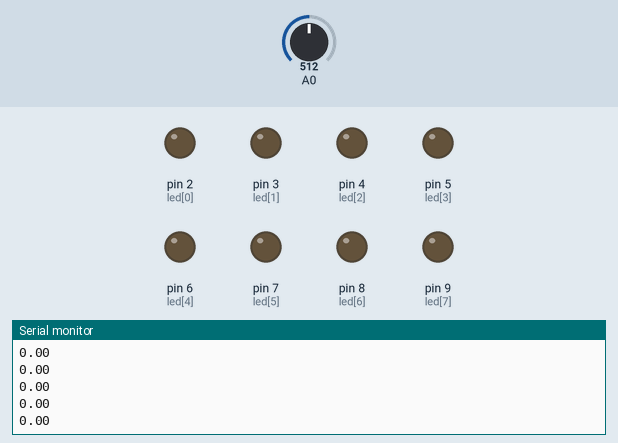
This sketch was run on a simulated Arduino Uno, built with avr-gcc and run on an emulated ATmega328P. Parts: output pins drawn as LEDs (lit = HIGH), the last lines printed to the serial monitor. The test bench sets the inputs (shaded band); at power-on: A0 = 512.

Above: at 1.2 s.
1.3 s: A0 set to 577
At 1.32 s:
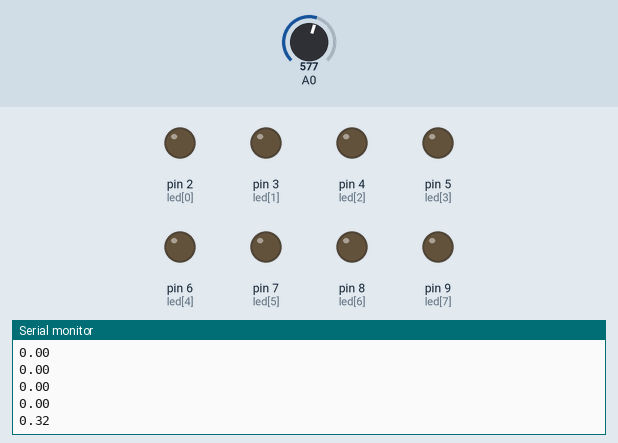
2.8 s: A0 set to 601
At 2.82 s:
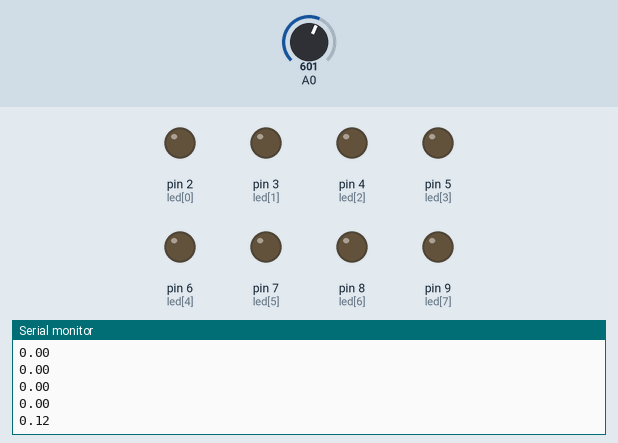
4.3 s: A0 set to 534
At 4.32 s:
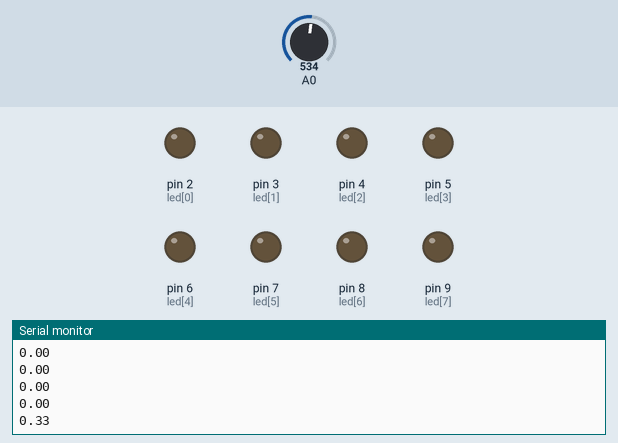
5.8 s: A0 set to 501
At 5.82 s:
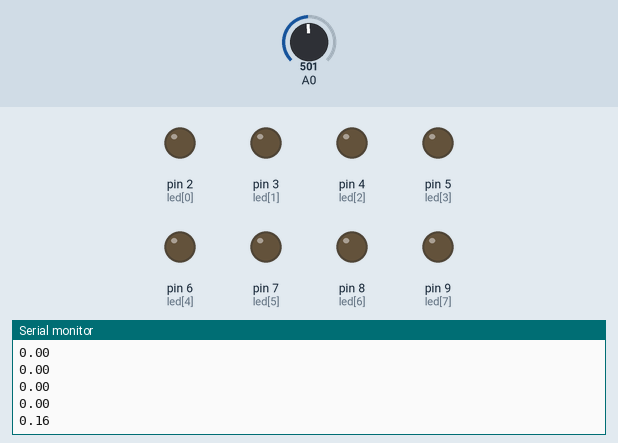
7.3 s: A0 set to 436
At 7.37 s:
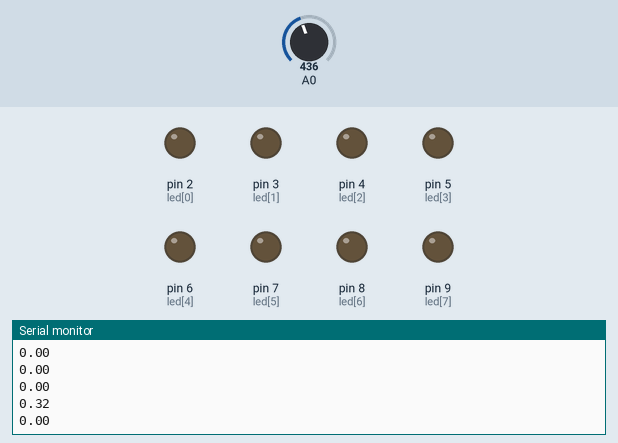
8.8 s: A0 set to 411
At 8.87 s:
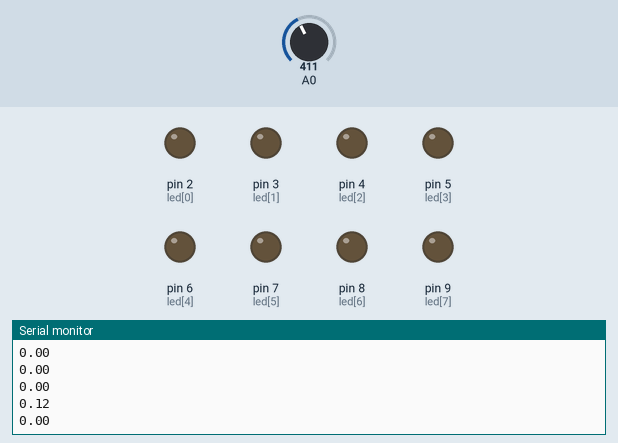
Timing chart, 0 to 11.3 s (numbered marks = the images above; inputs shaded):
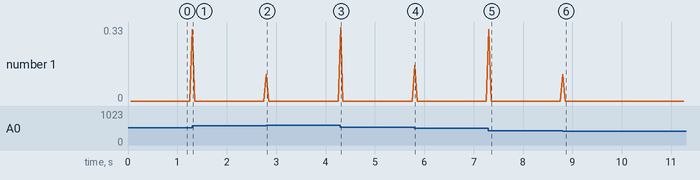

Measured:
- after the input at 1.3 s, the serial monitor: prints a new line at once (image 1)
- after the input at 2.8 s, the serial monitor: prints a new line at once (image 2)
- after the input at 4.3 s, the serial monitor: prints a new line at once (image 3)
- after the input at 5.8 s, the serial monitor: prints a new line at once (image 4)
- after the input at 7.3 s, the serial monitor: prints a new line at once (image 5)
- after the input at 8.8 s, the serial monitor: prints a new line at once (image 6)

The sketch:

sound_sensor_code.ino
```cpp
const int sampleWindow = 50;      // 샘플링한 시간 50ms
unsigned int value;               // 소리 증폭 감지 센서 값 받는 변수

int led[8] = {2, 3, 4, 5, 6, 7, 8, 9 };   // led 8개의 핀 번호 2~9
int sound_value ;

void setup() {
  for(int i=0; i<8; i++)             // led 8개를 출력으로 설정
    pinMode(led[i], OUTPUT);

   Serial.begin(9600);              // 시리얼 모니터 시작, 속도는 9600
}

void loop() {
   unsigned long startMillis= millis();  // 샘플링 시작
   unsigned int peakToPeak = 0;          // 음성 신호의 진폭

   unsigned int signalMax = 0;           // 최대 크기를 초기에는 0으로 설정
   unsigned int signalMin = 1024;        // 최소 크기를 초기에는 1024로 설정

   while (millis() - startMillis < sampleWindow){  // 데이터를 50ms마다 모으는 while문
      value = analogRead(A0);           // 소리 감지센서에더 데이터 받아오기
      if (value < 1024){                // 받아온 데이터의 값이 1024 이하일 때
         if (value > signalMax)         // 최대 크기 측정
            signalMax = value;          // 최대 크기 signalMax에 저장
         else if (value < signalMin)    // 최소 크기 측정
            signalMin = value;          // 최소 크기 sigmalMin에 저장
      }
   }

   peakToPeak = signalMax - signalMin;  // 최대- 최소 = 진폭값
   double volts = (peakToPeak * 5.0) / 1024;  // 전압 단위로 변환 = 소리 크기로 변환

   int i, j, k;

   for(i = 0; i < 8; i++){            // 소리크리를 led로 출력하기 위해 계산
    float cal = i;
    if(cal*0.40 < volts && ((cal+1)*0.40) > volts)    // 소리 크기가 어느 led까지 켜지게 되는지 계산
      sound_value = i;
   }

   for(int j = 0; j < 8; j++){   // 해당되는 led 까지 led on
    if(j < sound_value)
      digitalWrite(led[j], HIGH);
    else
      digitalWrite(led[j], LOW);
   }
   Serial.println(volts);
}
```
